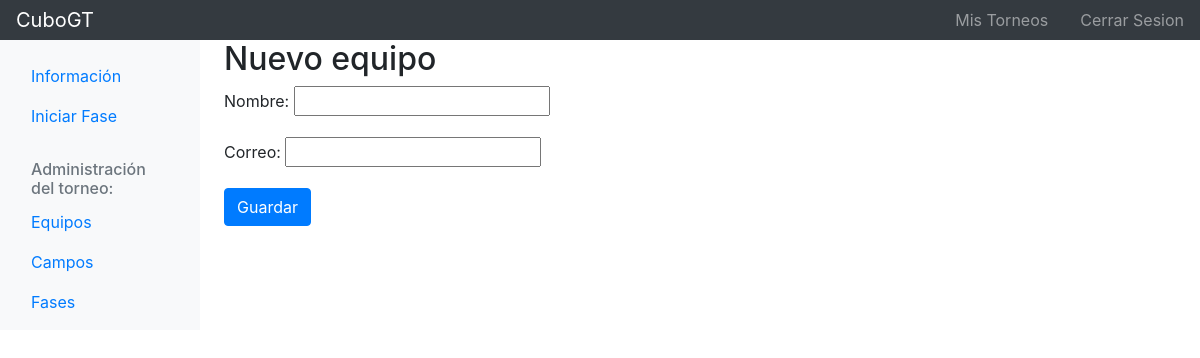
Before: /es/gt/torneo/4/equipo/nuevo (signed in) with the older database file.
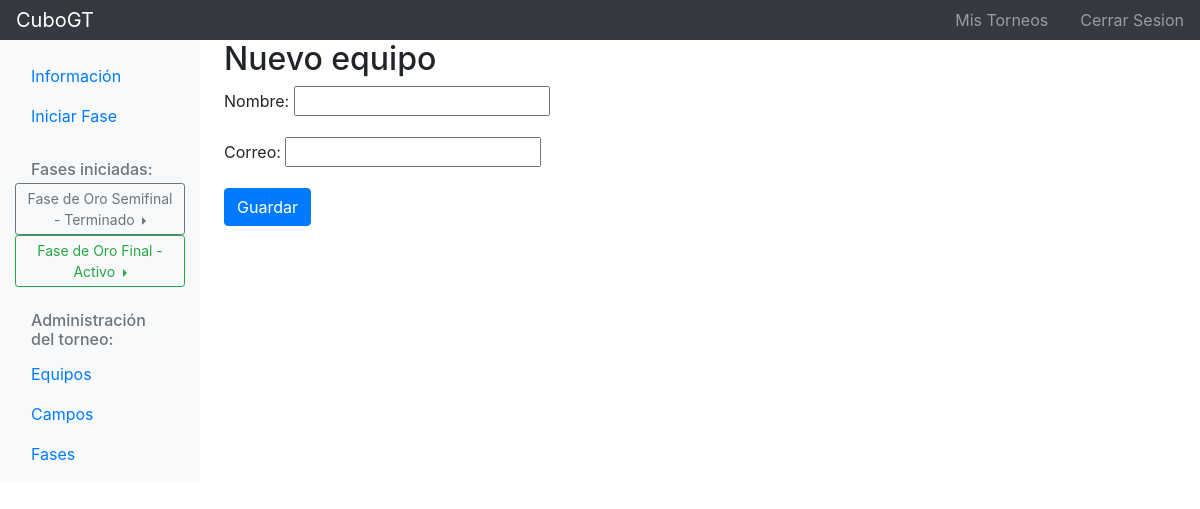
After: the same page with the newer database file.
### cubogt/models.py (models this page shows, shortened)
class Fase(models.Model):
	torneo = models.ForeignKey('Torneo', on_delete=models.CASCADE)
	equipos = models.ManyToManyField('Equipo')
	campos = models.ManyToManyField('Campo')
	numero_activacion = models.IntegerField(null=True, default=None)
	nombre = models.CharField(max_length=100)
	prefijo_eliminatoria = models.CharField(max_length=100, default=nombre)
	tipo_fase = models.IntegerField(choices=TIPO_FASE)
	numero_equipos_max = models.IntegerField(null=True, blank=True)
	doble_partido = models.BooleanField()
	numero_sets = models.IntegerField(null=True)
	numero_puntos = models.IntegerField(null=True)
	puntos_maximos = models.IntegerField(null=True, blank=True)
	estado = models.IntegerField(choices=ESTADO_CHOICES, default=CREACION)
	UPD = models.DateTimeField(auto_now=True)
	NWD = models.DateTimeField(auto_now_add=True)
	class Meta:
		ordering = ["numero_activacion", "nombre"]

### cubogt/views/equipo_views.py (the view)
# urls.py: path('torneo/<int:torneo_id>/equipo/nuevo', equipo_views.equipo_nuevo, name='equipo_nuevo'),
def equipo_nuevo(request, torneo_id):
	torneo = get_object_or_404(Torneo, pk=torneo_id)
	if request.method == "POST":
		form = EquipoForm(request.POST, torneo=torneo, editar=False)
		if form.is_valid():
			equipo = form.save(commit=False)
			equipo.save()
			torneo.equipos.add(equipo)
			return redirect('equipo_lista', torneo_id=torneo.id)
	else:
		form = EquipoForm(torneo=torneo, editar=False)
	fase_activa_terminada_list = FaseController.get_fases_activas_terminadas(torneo)
	context = {'torneo': torneo, 'fase_activa_terminada_list': fase_activa_terminada_list, 'form': form}
	return render(request, 'cubogt/equipo/equipo_nuevo.html', context)

### cubogt/forms.py (shortened to what this page needs)
class EquipoForm(forms.ModelForm):
	class Meta:
		model = Equipo
		fields = ['nombre', 'correo']
	def __init__(self, *args, **kwargs):
		self.torneo = kwargs.pop('torneo')
		self.editar = kwargs.pop('editar')
		if self.editar:
			self.equipo = kwargs.pop('equipo')
		super(EquipoForm, self).__init__(*args, **kwargs)

### cubogt/controller/FaseController.py (called while the page is built)
def get_fases_activas_terminadas(torneo):
	fases_activas_terminadas = Fase.objects.filter(torneo=torneo).exclude(estado=CREACION)
	return fases_activas_terminadas

### cubogt/templates/cubogt/equipo/equipo_nuevo.html (shortened to what this page needs)
{% extends "cubogt/base/body/navbar_lateral/navbar_torneo.html" %}
{% load i18n %}
{% block content %}
    {% if form.instance.id %}
        <h2>{% trans "Editar equipo" %}</h2>
    {% else %}
        <h2>{% trans "Nuevo equipo" %}</h2>
    {% endif %}
    <form method="POST" class="post-form">{% csrf_token %}
        {{ form.as_p }}
        <button type="submit" class=" save btn btn-primary">{% trans "Guardar" %}</button>
    </form>
{% endblock content %}

### cubogt/templates/cubogt/base/body/navbar_lateral/navbar_torneo.html (shortened to what this page needs)
{% extends "cubogt/base/body/navbar_lateral/navbar.html" %}
{% load i18n %}
{% block nav_lateral %}
    <ul class="nav flex-column">
        <li class="nav-item">
            <a class="nav-link active" href="{% url 'torneo' torneo.id %}">
                {% trans "Información" %} <span class="sr-only">(current)</span>
            </a>
        </li>
        <li class="nav-item">
            <a class="nav-link" href="{% url 'fase_iniciar_lista' torneo.id %}">
                {% trans "Iniciar Fase" %}
            </a>
        </li>
        {% if fase_activa_terminada_list %}
            <h6 class="sidebar-heading d-flex justify-content-between align-items-center px-3 mt-4 mb-1 text-muted">
                <span>{% trans "Fases iniciadas:" %}</span>
            </h6>
            {% for fase in fase_activa_terminada_list %}
                  <div class="btn-group dropright">
                        {% if fase.estado == ACTIVO %}
                            <div class="btn btn-outline-success btn-sm dropdown-toggle" style="white-space: normal;" data-toggle="dropdown" aria-haspopup="true" aria-expanded="false">
                        {% else %}
                            <div class="btn btn-outline-secondary btn-sm dropdown-toggle" style="white-space: normal;" data-toggle="dropdown" aria-haspopup="true" aria-expanded="false">
                        {% endif %}
                            {{ fase.nombre }} - {{ fase.get_estado_display }}
                            </div>
                    </div>
            {% endfor %}
        {% endif %}
    </ul>
    <h6 class="sidebar-heading d-flex justify-content-between align-items-center px-3 mt-4 mb-1 text-muted">
        <span>{% trans "Administración del torneo:" %}</span>
    </h6>
    <ul class="nav flex-column mb-2">
        <li class="nav-item">
            <a class="nav-link" href="{% url 'equipo_lista' torneo.id %}">
                {% trans "Equipos" %}
            </a>
        </li>
        <li class="nav-item">
            <a class="nav-link" href="{% url 'campo_lista' torneo.id %}">
                {% trans "Campos" %}
            </a>
        </li>
        <li class="nav-item">
            <a class="nav-link" href="{% url 'fase_lista' torneo.id %}">
                {% trans "Fases" %}
            </a>
        </li>
    </ul>
{% endblock nav_lateral %}

Changed rows visible on the page:
added Fase: nombre "Fase de Oro Semifinal", estado "Terminado"
added Fase: nombre "Fase de Oro Final", estado "Activo"
Other visible differences:
text now shown: "Fases iniciadas:"
